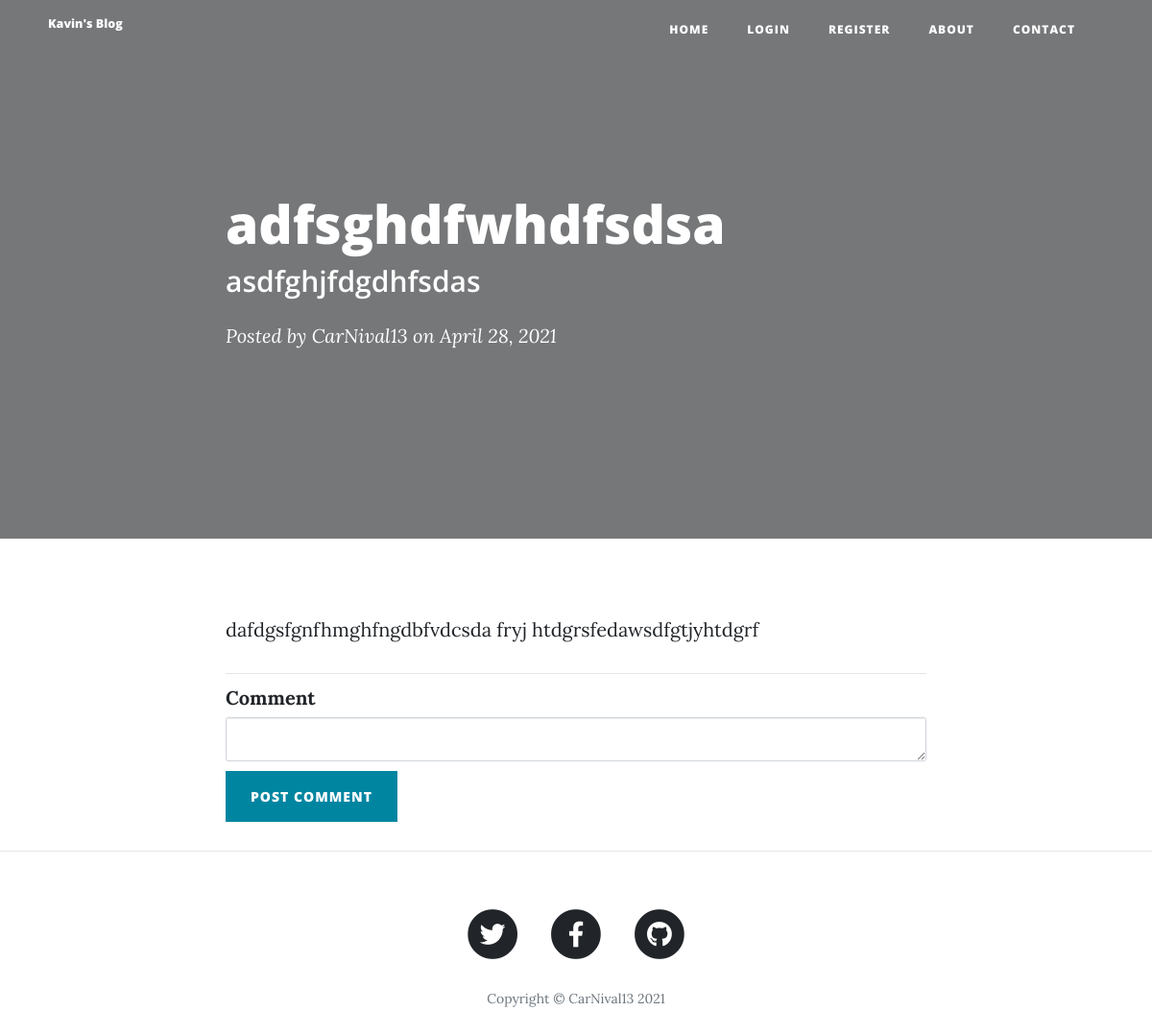
Screenshot of /post/2 with the database file from the repository.
### main.py (models this page shows)
class BlogPost(db.Model):
    __tablename__ = "blog_post"
    id = db.Column(db.Integer, primary_key=True)
    title = db.Column(db.String(250), unique=True, nullable=False)
    subtitle = db.Column(db.String(250), nullable=False)
    date = db.Column(db.String(250), nullable=False)
    body = db.Column(db.Text, nullable=False)
    author = relationship("User", back_populates="blog_posts")
    img_url = db.Column(db.String(250), nullable=False)
    author_id = db.Column(db.Integer, db.ForeignKey('users.id'))
    comments = relationship("Comment", back_populates="parent_post")

class User(UserMixin, db.Model):
    __tablename__ = "users"
    id = db.Column(db.Integer, primary_key=True)
    name = db.Column(db.String(250), nullable=False)
    email = db.Column(db.String(250), unique=True, nullable=False)
    password = db.Column(db.String(250), nullable=False)
    blog_posts = relationship("BlogPost", back_populates="author")
    comments = relationship("Comment", back_populates="author")

### main.py (the view, shortened to what this page needs)
@app.route("/post/<int:index>", methods=["POST", "GET"])
def show_post(index):
    requested_post = db.session.query(BlogPost).get(index)
    comment_form = CommentForm()
    return render_template("post.html", post=requested_post, comment_form=comment_form)

### forms.py
class CommentForm(FlaskForm):
    comment = CKEditorField("Comment", validators=[DataRequired()])
    submit = SubmitField("Post Comment")

### main.py (called while the page is built)
@app.context_processor
def inject_now():
    return {'now': datetime.utcnow()}

### templates/post.html (shortened to what this page needs)
{% extends 'bootstrap/base.html' %}
{% import "bootstrap/wtf.html" as wtf %}
{% block content %}
{% include "header.html" %}
<header class="masthead" style="background-image: url('{{post.img_url}}')">
    <div class="overlay"></div>
    <div class="container">
        <div class="row">
            <div class="col-lg-8 col-md-10 mx-auto">
                <div class="post-heading">
                    <h1>{{post.title}}</h1>
                    <h2 class="subheading">{{post.subtitle}}</h2>
                    <span class="meta">Posted by
                        {{post.author.name}}
                        on {{post.date}}</span>
                </div>
            </div>
        </div>
    </div>
</header>
<article>
    <div class="container">
        <div class="row">
            <div class="col-lg-8 col-md-10 mx-auto">
                {{ post.body|safe }}
                <hr>
                {{ wtf.quick_form(comment_form, novalidate=True, button_map={"submit": "primary"}) }}
                <div class="col-lg-8 col-md-10 mx-auto comment">
                </div>
            </div>
        </div>
    </div>
</article>
<hr>
{% include "footer.html" %}
{% endblock %}

### rows the page displays
BlogPost: title "adfsghdfwhdfsdsa", subtitle "asdfghjfdgdhfsdas", date "April 28, 2021", body "dafdgsfgnfhmghfngdbfvdcsda fryj htdgrsfedawsdfgtjyhtdgrf"
User: author.name "CarNival13"
